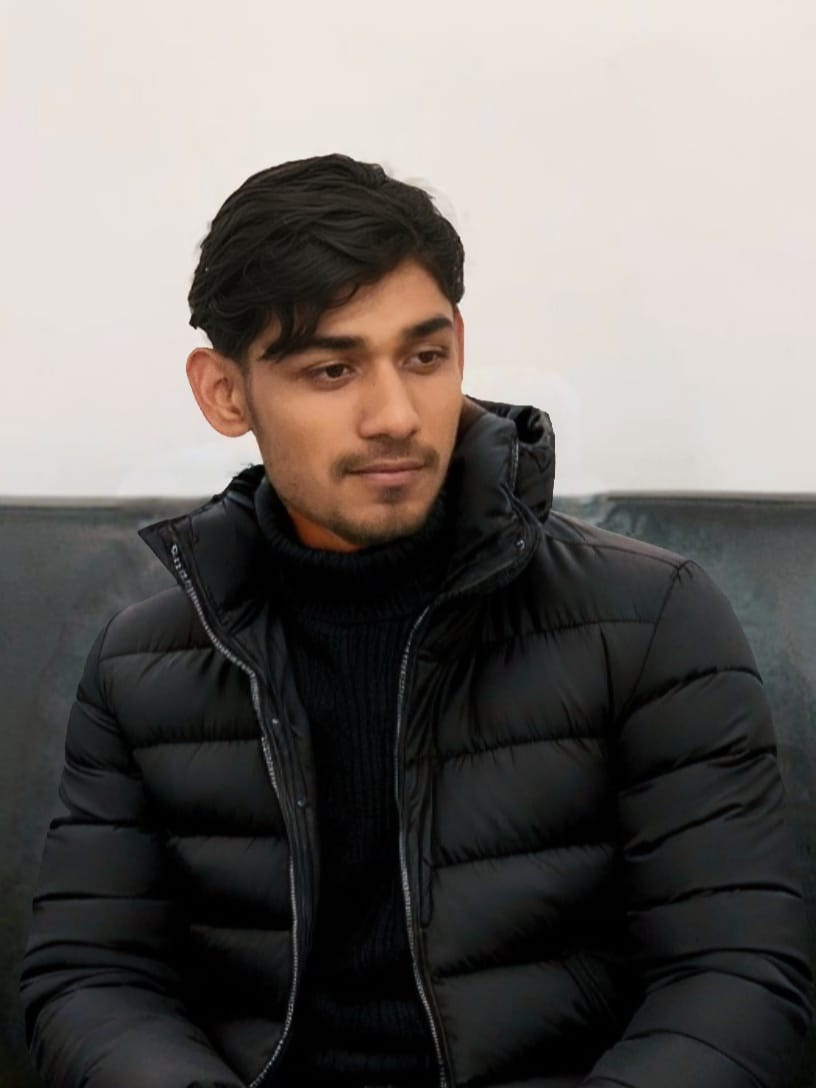
#> input picture Phase_1/Ekendra Yadav Profile.jpeg, 816 x 1088 px, found by its file name
$ python Flipped.py
#> lines starting #> are read from the running program, lines starting #| are printed output that depends on the picture
import cv2
image = cv2.imread("Phase_1\Ekendra Yadav Profile.jpeg")
#> image is the input picture: shape (1088, 816, 3); mean B, G, R 100.5, 104, 108.5
gray = cv2.cvtColor(image,cv2.COLOR_BGR2GRAY)
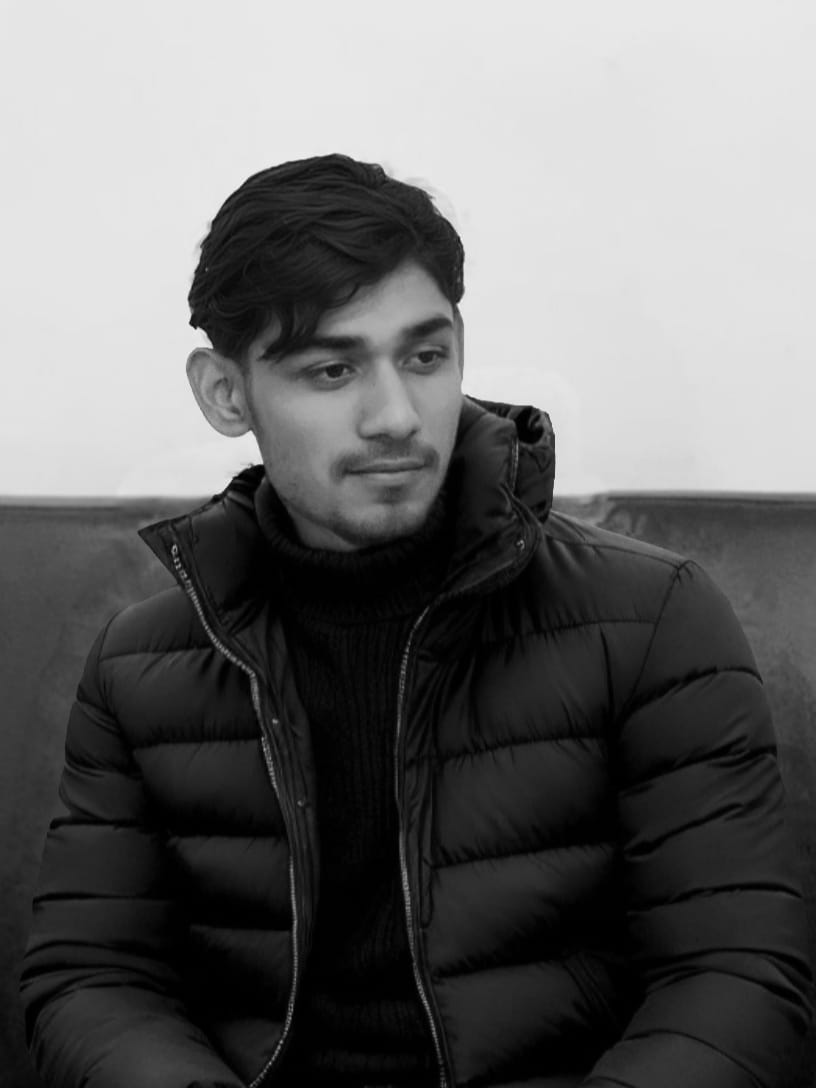
#> gray: shape (1088, 816); min 0, max 246, mean 104.9
resize = cv2.resize(gray,(500,500))
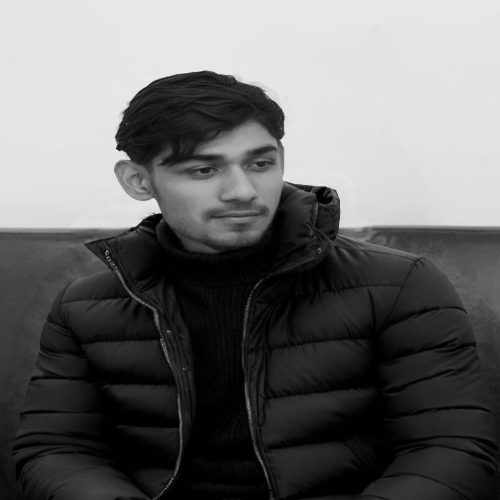
#> resize: shape (500, 500); min 0, max 239, mean 104.8

if image is None:
    print("Image not Found!")
else:
    flipped_horizontal = cv2.flip(resize,1)
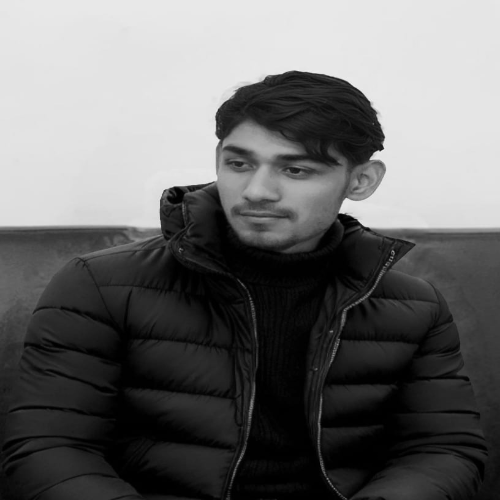
#> flipped_horizontal: shape (500, 500); min 0, max 239, mean 104.8
    flipped_vertical = cv2.flip(resize,0)
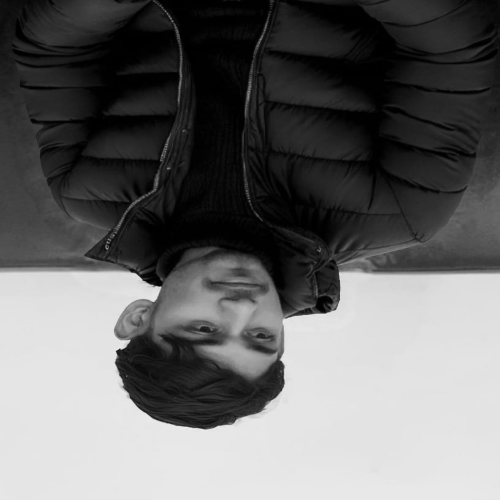
#> flipped_vertical: shape (500, 500); min 0, max 239, mean 104.8
    flipped_both = cv2.flip(resize,-1)
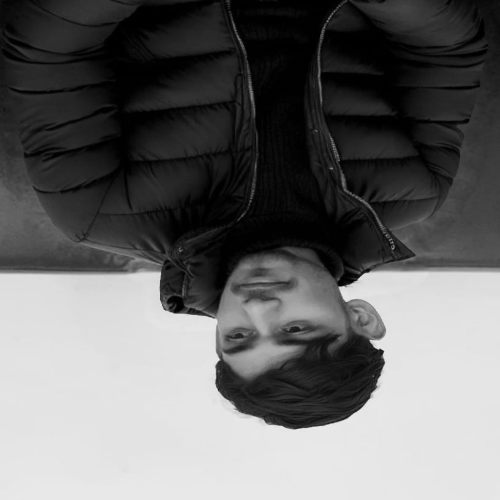
#> flipped_both: shape (500, 500); min 0, max 239, mean 104.8
    cv2.imshow("Original Image",resize)
    cv2.imshow("Flipped Horizontal",flipped_horizontal)
    cv2.imshow("Flipped Vertical",flipped_vertical)
    cv2.imshow("Flipped Both",flipped_both)
    cv2.waitKey(0)
    cv2.destroyAllWindows()
